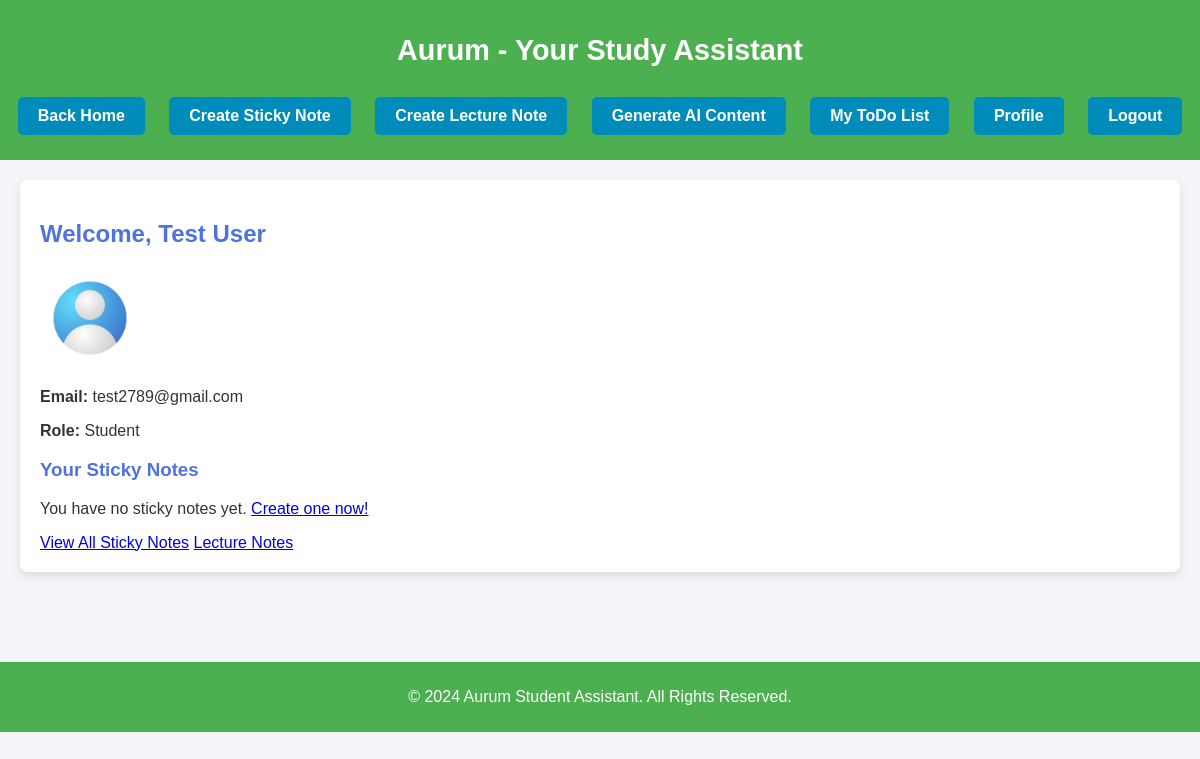
Before: /dashboard/ (signed in) with the older database file.
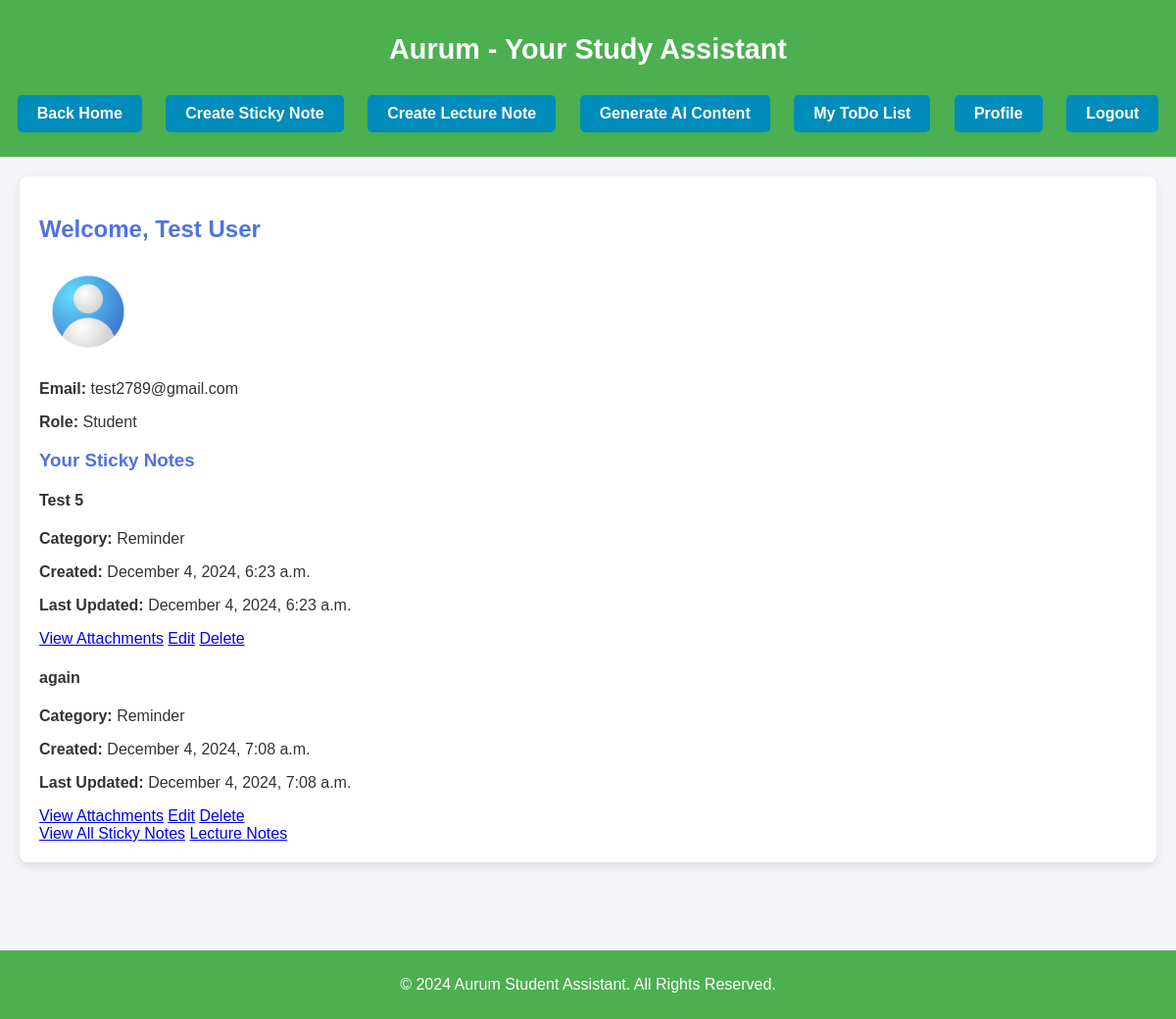
After: the same page with the newer database file.
### users/models.py (models this page shows, shortened)
class CustomUser(AbstractBaseUser, PermissionsMixin):
    email = models.EmailField(unique=True)
    first_name = models.CharField(max_length=50)
    last_name = models.CharField(max_length=50)
    is_active = models.BooleanField(default=False)
    is_staff = models.BooleanField(default=False)
    date_joined = models.DateTimeField(auto_now_add=True)
    role = models.CharField(max_length=20, choices=[
        ('student', 'Student'),
        ('admin', 'Admin'),
    ], default='student')
    otp = models.CharField(max_length=6, null=True, blank=True)
    otp_created_at = models.DateTimeField(null=True, blank=True)
    objects = CustomUserManager()
    USERNAME_FIELD = 'email'
    REQUIRED_FIELDS = ['first_name', 'last_name']

### notes/models.py (models this page shows, shortened)
class StickyNote(models.Model):
    REMINDER = 'Reminder'
    GOAL = 'Goal'
    THOUGHT = 'Thought'
    LOG = 'Log'
    MISC = 'Miscellaneous'
    CATEGORY_CHOICES = [
        (REMINDER, 'Reminder'),
        (GOAL, 'Goal'),
        (THOUGHT, 'Thought'),
        (LOG, 'Log'),
        (MISC, 'Miscellaneous'),
    ]
    title = models.CharField(max_length=200)
    body = models.TextField(blank=True, null=True)
    category = models.CharField(max_length=20, choices=CATEGORY_CHOICES, default=REMINDER)
    user = models.ForeignKey(
        settings.AUTH_USER_MODEL, on_delete=models.CASCADE, related_name='sticky_notes'
    )
    created_at = models.DateTimeField(auto_now_add=True)  # Automatically set at creation time
    updated_at = models.DateTimeField(auto_now=True)      # Automatically updated on save

### users/views.py (the view)
# urls.py: path('dashboard/', views.dashboard, name='dashboard'),
@login_required
def dashboard(request):
    profile = None
    if hasattr(request.user, 'profile'):
        profile = request.user.profile
    sticky_notes = StickyNote.objects.filter(user=request.user)
    user_data = {
        "first_name": request.user.first_name,
        "last_name": request.user.last_name,
        "email": request.user.email,
        "role": request.user.groups.first().name if request.user.groups.exists() else "Student",
        "profile_picture": profile.profile_picture.url if profile and profile.profile_picture else None,
    }
    return render(request, "users/dashboard.html", {"user_data": user_data, "sticky_notes": sticky_notes})

### users/templates/users/dashboard.html (shortened to what this page needs)
{% extends 'base.html' %}
{% block content %}
<h2 class="text-center" style="color: #4e73df; font-family: 'Poppins', sans-serif;">Welcome, {{ user_data.first_name }} {{ user_data.last_name }}</h2>
<div class="text-center mb-4">
    {% if user_data.profile_picture %}
        <img src="{{ user_data.profile_picture }}" alt="Profile Picture" class="rounded-circle" width="100" height="100">
    {% else %}
        <img src="/media/profile_pics/default.jpg" alt="Default Profile Picture" class="rounded-circle" width="100" height="100">
    {% endif %}
    <p class="mt-3"><strong>Email:</strong> {{ user_data.email }}</p>
    <p><strong>Role:</strong> {{ user_data.role }}</p>
</div>
<div class="sticky-notes-container">
    <h3 class="text-center" style="color: #4e73df;">Your Sticky Notes</h3>
    {% if sticky_notes %}
        <div class="sticky-notes">
            {% for note in sticky_notes %}
                <div class="sticky-note card shadow-sm mb-4">
                    <div class="card-body">
                        <h4>{{ note.title }}</h4>
                        <p><strong>Category:</strong> {{ note.get_category_display }}</p>
                        <p><strong>Created:</strong> {{ note.created_at|date:"F j, Y, g:i a" }}</p>
                        <p><strong>Last Updated:</strong> {{ note.updated_at|date:"F j, Y, g:i a" }}</p>
                        <div class="sticky-note-actions">
                            <a href="{% url 'view_attachments' note.id %}" class="btn btn-link text-decoration-none"> View Attachments</a>
                            <a href="{% url 'edit_sticky_note' note.id %}" class="btn btn-warning text-white"> Edit</a>
                            <a href="{% url 'delete_sticky_note' note.id %}" class="btn btn-danger text-white"> Delete</a>
                        </div>
                    </div>
                </div>
            {% endfor %}
        </div>
    {% else %}
        <div class="no-sticky-notes text-center">
            <p>You have no sticky notes yet. <a href="{% url 'add_sticky_note' %}" class="btn btn-pastel-peach">Create one now!</a></p>
        </div>
    {% endif %}
</div>
<div class="text-center mt-4">
    <a href="{% url 'sticky_notes_list' %}" class="btn btn-pastel-peach mx-2"> View All Sticky Notes</a>
    <a href="{% url 'add_lecture_note' %}" class="btn btn-secondary mx-2"> Lecture Notes</a>
</div>
{% endblock %}

### notes/templates/base.html (shortened to what this page needs)
<!DOCTYPE html>
<html lang="en">
<head>
</head>
<body>
<header>
    <h1>Aurum - Your Study Assistant</h1>
    <nav>
        {% if user.is_authenticated %}
            <a href="{% url 'dashboard' %}">Back Home</a>
            <a href="{% url 'add_sticky_note' %}">Create Sticky Note</a>
            <a href="{% url 'add_lecture_note' %}">Create Lecture Note</a>
            <a href="{% url 'generate_notes' %}">Generate AI Content</a>
            <a href="{% url 'todo_list' %}">My ToDo List</a>
            <a href="{% url 'profile' %}">Profile</a>
            <a href="{% url 'logout' %}">Logout</a>
        {% else %}
            <a href="{% url 'register' %}">Register</a>
            <a href="{% url 'login' %}">Login</a>
        {% endif %}
    </nav>
</header>
<div class="container">
    <div class="content">
        {% block content %}{% endblock %}
    </div>
</div>
<footer>
    <p>&copy; 2024 Aurum Student Assistant. All Rights Reserved.</p>
</footer>
</body>
</html>

### notes/templates/base.html (style rules this page uses)
body { font-family: 'Poppins', sans-serif; margin: 0; padding: 0; background-color: #f4f4f9; color: #333; }
header { background-color: #4CAF50; color: white; padding: 15px 0; text-align: center; }
header h1 { font-size: 1.8em; }
header a { color: white; margin: 0 15px; text-decoration: none; font-weight: bold; }
nav { text-align: center; margin-top: 20px; }
nav a { background-color: #008CBA; color: white; padding: 10px 20px; border-radius: 5px; margin: 10px; text-decoration: none; font-size: 1em; display: inline-block; }
footer { background-color: #4CAF50; color: white; text-align: center; padding: 10px 0; margin-top: 40px; }
.container { max-width: 1200px; margin: 0 auto; padding: 20px; }
.content { background-color: white; padding: 20px; border-radius: 8px; box-shadow: 0 4px 8px rgba(0, 0, 0, 0.1); margin-bottom: 30px; }

Changed rows visible on the page:
added StickyNote: title "Test 5", category "Reminder", created_at "December 4, 2024, 6:23 a.m.", updated_at "December 4, 2024, 6:23 a.m."
added StickyNote: title "again", category "Reminder", created_at "December 4, 2024, 7:08 a.m.", updated_at "December 4, 2024, 7:08 a.m."
Other visible differences:
text no longer shown: "You have no sticky notes yet. Create one now!"
